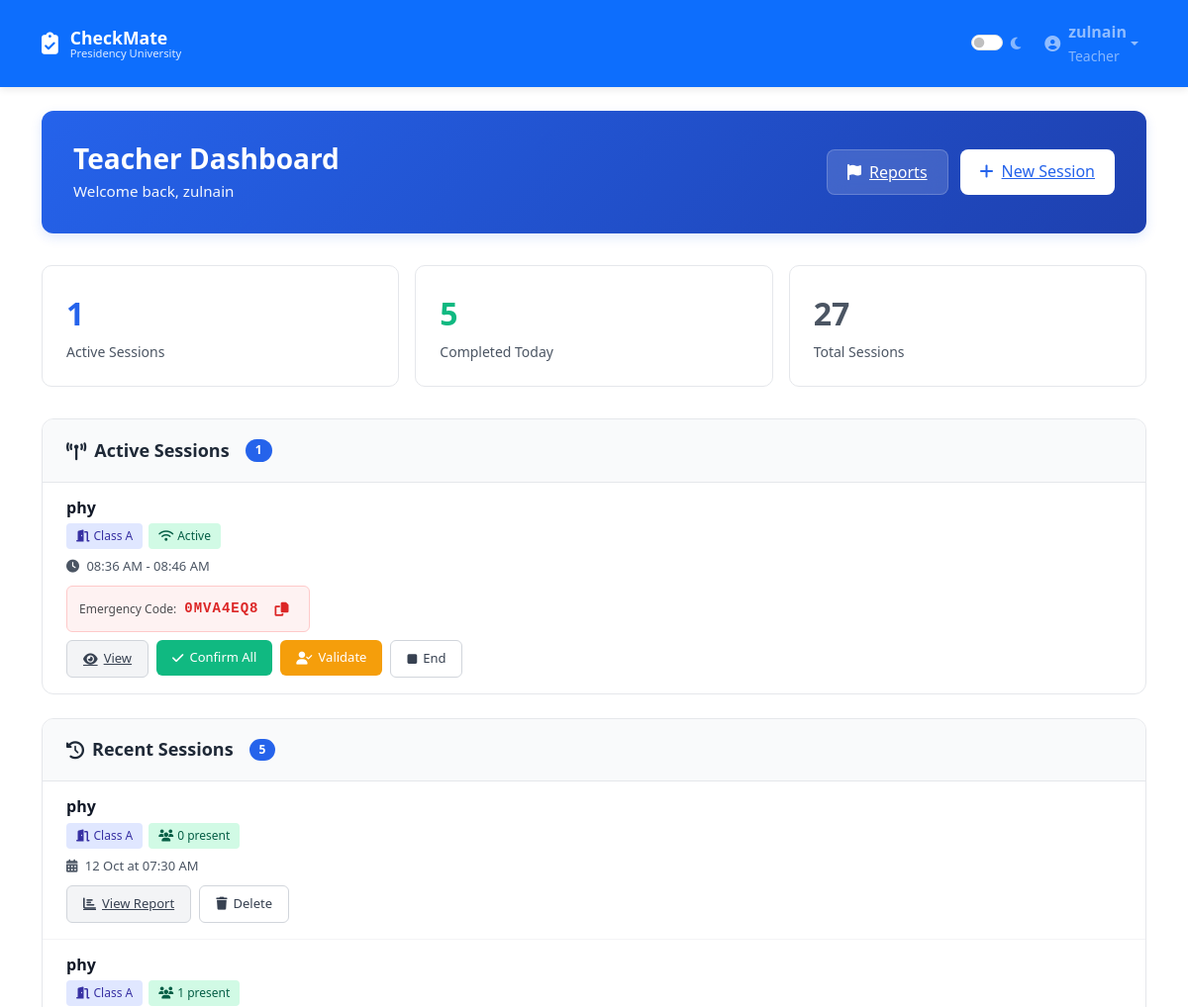
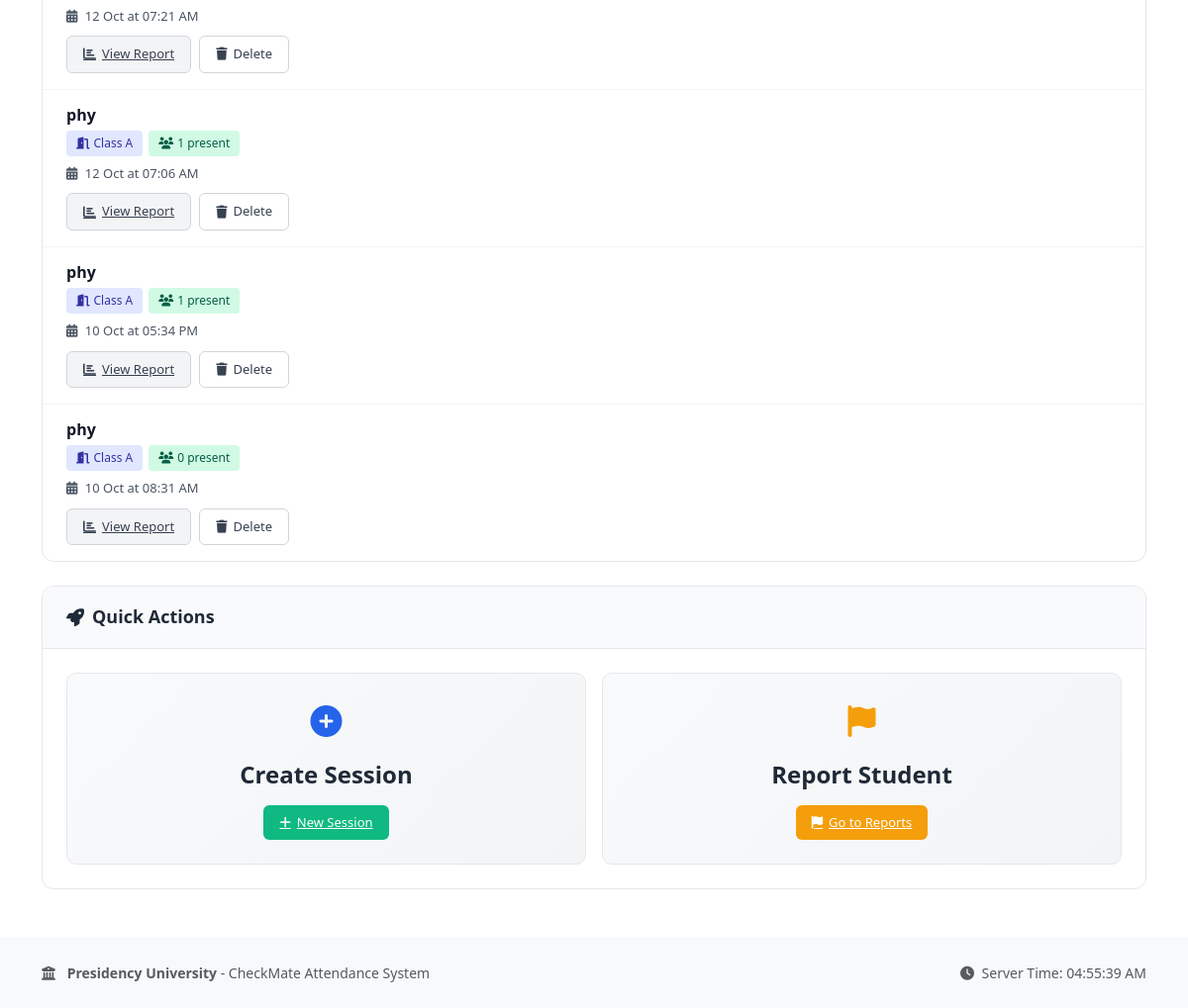
Page /dashboard (signed in) on the committed database (2 pictures, top to bottom).
### app.py (models this page shows)
class User(db.Model):
    id = db.Column(db.Integer, primary_key=True)
    username = db.Column(db.String(80), unique=True, nullable=False)
    password_hash = db.Column(db.String(200), nullable=False)
    role = db.Column(db.String(20), nullable=False)
    student_id = db.Column(db.String(20), unique=True, nullable=True)
    name = db.Column(db.String(100), nullable=False)
    email = db.Column(db.String(120), unique=True, nullable=True)
    class_section = db.Column(db.String(10), nullable=True)
    is_active = db.Column(db.Boolean, default=True)
    must_change_password = db.Column(db.Boolean, default=True)
    created_at = db.Column(db.DateTime, default=lambda: datetime.now(timezone.utc))
    last_login = db.Column(db.DateTime, nullable=True)
    subject = db.Column(db.String(100), nullable=True)
    device_id = db.Column(db.String(36), unique=True, nullable=True)
    device_name = db.Column(db.String(100), nullable=True)
    attendance_percentage = db.Column(db.Float, default=0.0)
    admin_remarks = db.Column(db.Text, nullable=True)
    face_id_enabled = db.Column(db.Boolean, default=True)
    has_face_registered = db.Column(db.Boolean, default=False)

class AttendanceSession(db.Model):
    id = db.Column(db.Integer, primary_key=True)
    teacher_id = db.Column(db.Integer, db.ForeignKey('user.id'), nullable=False)
    subject = db.Column(db.String(100), nullable=False)
    start_time = db.Column(db.DateTime, nullable=False, default=lambda: datetime.now(timezone.utc))
    end_time = db.Column(db.DateTime, nullable=False)
    is_active = db.Column(db.Boolean, default=True)
    allowed_ip_range = db.Column(db.String(50), nullable=False)
    emergency_code = db.Column(db.String(8), nullable=False)
    teacher = db.relationship('User', backref='sessions')
    class_section = db.Column(db.String(10), nullable=False)
    validation_end_time = db.Column(db.DateTime, nullable=True)
    is_marking_closed = db.Column(db.Boolean, default=False)
    is_completely_finished = db.Column(db.Boolean, default=False)

### app.py (the view, shortened to what this page needs)
@app.route('/dashboard')
@login_required
def dashboard():
    user = User.query.get(session['user_id'])
    if user.role == 'student' and is_student_blocked(user.id):
        flash('Your account has been blocked due to malpractice. Please contact administration.', 'danger')
    if user.role == 'admin':
        stats = {
            'total_users': User.query.count(),
            'total_teachers': User.query.filter_by(role='teacher').count(),
            'total_students': User.query.filter_by(role='student').count(),
            'active_sessions': AttendanceSession.query.filter_by(is_active=True).count(),
            'class_A': User.query.filter_by(role='student', class_section='A').count(),
            'class_B': User.query.filter_by(role='student', class_section='B').count(),
            'class_C': User.query.filter_by(role='student', class_section='C').count()
        }
        return render_template('admin_dashboard.html', user=user, stats=stats,
                             institution_name=app.config['INSTITUTION_NAME'])
    elif user.role == 'teacher':
        active_sessions = AttendanceSession.query.filter_by(teacher_id=user.id, is_active=True).all()
        ended_sessions = AttendanceSession.query.filter_by(
            teacher_id=user.id,
            is_completely_finished=True
        ).order_by(AttendanceSession.end_time.desc()).limit(10).all()
        session_ids = [s.id for s in ended_sessions]
        attendance_counts = db.session.query(
            Attendance.session_id,
            db.func.count(Attendance.id).label('attendance_count')
        ).filter(
            Attendance.session_id.in_(session_ids),
            Attendance.status == 'present'
        ).group_by(Attendance.session_id).all()
        count_map = {sid: count for sid, count in attendance_counts}
        for session_obj in ended_sessions:
            session_obj.attendance_count = count_map.get(session_obj.id, 0)
        return render_template('teacher_dashboard.html', user=user,
                             sessions=active_sessions, ended_sessions=ended_sessions,
                             institution_name=app.config['INSTITUTION_NAME'])

### templates/teacher_dashboard.html (shortened to what this page needs)
{% extends "base.html" %} {% block title %}Teacher Dashboard{% endblock %} {%
block content %}
<div class="dashboard-header">
  <div
    class="d-flex justify-content-between align-items-center flex-wrap gap-3"
  >
    <div>
      <h1 class="dashboard-title">Teacher Dashboard</h1>
      <p class="dashboard-subtitle mb-0">Welcome back, {{ user.name }}</p>
    </div>
    <div class="header-actions">
      <a href="{{ url_for('teacher_reports') }}" class="btn-header">
        <i class="fas fa-flag me-2"></i>Reports
      </a>
      <a
        href="{{ url_for('create_session') }}"
        class="btn-header btn-header-primary"
      >
        <i class="fas fa-plus me-2"></i>New Session
      </a>
    </div>
  </div>
</div>
<div class="stats-grid">
  <div class="stat-card">
    <div class="stat-value" style="color: var(--primary-blue)">
      {{ sessions|length }}
    </div>
    <div class="stat-label">Active Sessions</div>
  </div>
  <div class="stat-card">
    <div class="stat-value" style="color: var(--success-green)">
      {{ ended_sessions|length }}
    </div>
    <div class="stat-label">Completed Today</div>
  </div>
  <div class="stat-card">
    <div class="stat-value" style="color: var(--neutral-600)">
      {{ user.sessions|length }}
    </div>
    <div class="stat-label">Total Sessions</div>
  </div>
</div>
<div class="section-card">
  <div class="section-header">
    <h2 class="section-title">
      <i class="fas fa-broadcast-tower"></i>
      Active Sessions {% if sessions %}<span class="section-badge"
        >{{ sessions|length }}</span
      >{% endif %}
    </h2>
  </div>
  {% if sessions %} {% for session in sessions %}
  <div class="session-item" data-session-id="{{ session.id }}">
    <h3 class="session-title">{{ session.subject }}</h3>
    <div class="session-badges">
      <span class="badge-custom badge-class">
        <i class="fas fa-door-open"></i> Class {{ session.class_section }}
      </span>
      {% if session.validation_end_time %}
      <span class="badge-custom badge-validating">
        <i class="fas fa-clock"></i> Validating
        <span id="countdown-{{ session.id }}" class="countdown-timer"></span>
      </span>
      {% else %}
      <span class="badge-custom badge-active">
        <i class="fas fa-wifi"></i> Active
      </span>
      {% endif %}
    </div>
    <div class="session-meta">
      <span>
        <i class="fas fa-clock me-1"></i>
        {{ utc_to_local_short(session.start_time) }} - {{
        utc_to_local_short(session.end_time) }}
      </span>
    </div>
    <div class="emergency-code-box mb-2">
      <span style="font-size: 0.75rem; opacity: 0.8">Emergency Code:</span>
      <code class="emergency-code">{{ session.emergency_code }}</code>
      <button
        class="btn-copy"
        onclick="copyCode('{{ session.emergency_code }}')"
        title="Copy code"
      >
        <i class="fas fa-copy"></i>
      </button>
    </div>
    <div class="session-actions">
      {% if session.validation_end_time %}
      <button
        class="btn-action btn-danger"
        onclick="showFinalizeModal({{ session.id }})"
      >
        <i class="fas fa-check-double"></i>Finalize
      </button>
      <form
        method="POST"
        action="{{ url_for('force_finalize_session', session_id=session.id) }}"
        class="d-inline"
      >
        <button
          type="submit"
          class="btn-action btn-outline"
          onclick="return confirm('Force end session? Pending students will be marked as failed.')"
        >
          <i class="fas fa-times"></i>Force End
        </button>
      </form>
      {% else %}
      <a
        href="{{ url_for('view_attendance', session_id=session.id) }}"
        class="btn-action btn-view"
      >
        <i class="fas fa-eye"></i>View
      </a>
      <form
        method="POST"
        action="{{ url_for('confirm_attendance', session_id=session.id) }}"
        class="d-inline"
      >
        <button
          type="submit"
          class="btn-action btn-success"
          onclick="return confirm('Mark all pending students as present?')"
        >
          <i class="fas fa-check"></i>Confirm All
        </button>
      </form>
      <form
        method="POST"
        action="{{ url_for('start_validation', session_id=session.id) }}"
        class="d-inline"
      >
        <button type="submit" class="btn-action btn-warning">
          <i class="fas fa-user-check"></i>Validate
        </button>
      </form>
      <form
        method="POST"
        action="{{ url_for('manual_end_session', session_id=session.id) }}"
        class="d-inline"
      >
        <button
          type="submit"
          class="btn-action btn-outline"
          onclick="return confirm('Stop accepting new attendance?')"
        >
          <i class="fas fa-stop"></i>End
        </button>
      </form>
      {% endif %}
    </div>
  </div>
  {% endfor %} {% endif %}
</div>
<div class="section-card">
  <div class="section-header">
    <h2 class="section-title">
      <i class="fas fa-history"></i>
      Recent Sessions {% if ended_sessions %}<span class="section-badge"
        >{{ ended_sessions|length }}</span
      >{% endif %}
    </h2>
  </div>
  {% if ended_sessions %} {% for session in ended_sessions %}
  <div class="session-item">
    <h3 class="session-title">{{ session.subject }}</h3>
    <div class="session-badges">
      <span class="badge-custom badge-class">
        <i class="fas fa-door-open"></i> Class {{ session.class_section }}
      </span>
      <span class="badge-custom badge-active">
        <i class="fas fa-users"></i>{{ session.attendance_count or 0 }} present
      </span>
    </div>
    <div class="session-meta">
      <span>
        <i class="fas fa-calendar-alt me-1"></i>
        {{ utc_to_local_date(session.end_time) }} at {{
        utc_to_local_short(session.end_time) }}
      </span>
    </div>
    <div class="session-actions">
      <a
        href="{{ url_for('view_attendance', session_id=session.id) }}"
        class="btn-action btn-view"
      >
        <i class="fas fa-chart-bar"></i>View Report
      </a>
      <form
        method="POST"
        action="{{ url_for('delete_report', session_id=session.id) }}"
        class="d-inline"
      >
        <button
          type="submit"
          class="btn-action btn-outline"
          onclick="return confirm('Permanently delete this session report?')"
        >
          <i class="fas fa-trash"></i>Delete
        </button>
      </form>
    </div>
  </div>
  {% endfor %} {% else %}
  <div class="empty-state" style="padding: 3rem 2rem">
    <div class="empty-icon"><i class="fas fa-history"></i></div>
    <h3 class="empty-title">No Completed Sessions</h3>
    <p class="empty-text mb-0">Your completed sessions will appear here</p>
  </div>
  {% endif %}
</div>
<div class="section-card">
  <div class="section-header">
    <h2 class="section-title">
      <i class="fas fa-rocket"></i>
      Quick Actions
    </h2>
  </div>
  <div class="quick-actions-grid">
    <div class="quick-action-card">
      <div class="quick-action-icon"><i class="fas fa-plus-circle"></i></div>
      <h4 class="quick-action-title">Create Session</h4>
      <a href="{{ url_for('create_session') }}" class="btn-action btn-success">
        <i class="fas fa-plus"></i>New Session
      </a>
    </div>
    <div class="quick-action-card">
      <div class="quick-action-icon" style="color: var(--warning-orange)">
        <i class="fas fa-flag"></i>
      </div>
      <h4 class="quick-action-title">Report Student</h4>
      <a href="{{ url_for('teacher_reports') }}" class="btn-action btn-warning">
        <i class="fas fa-flag"></i>Go to Reports
      </a>
    </div>
  </div>
</div>
{% endblock %}

### templates/base.html (shortened to what this page needs)
<!DOCTYPE html>
<html lang="en">
  <head>
    <link
      href="https://cdnjs.cloudflare.com/ajax/libs/bootstrap/5.3.2/css/bootstrap.min.css"
      rel="stylesheet"
    />
    <link
      href="https://cdnjs.cloudflare.com/ajax/libs/font-awesome/6.4.0/css/all.min.css"
      rel="stylesheet"
    />
  </head>
  <body>
    <nav class="navbar navbar-expand-lg navbar-dark bg-primary sticky-top">
      <div class="container">
        {% if session.user_id %}
        <a class="navbar-brand fw-bold" href="{{ url_for('dashboard') }}">
        {% else %}
        <a class="navbar-brand fw-bold" href="{{ url_for('index') }}">
        {% endif %}
          <i class="fas fa-clipboard-check brand-icon"></i>
          <div class="brand-content">
            <div class="brand-title">CheckMate</div>
            <div class="institution-full">{{ institution_name }}</div>
          </div>
        </a>
        <div class="d-flex align-items-center">
          <div class="form-check form-switch me-3">
            <input
              class="form-check-input"
              type="checkbox"
              id="darkModeToggle"
              title="Toggle Dark Mode"
            />
            <label
              class="form-check-label text-white-50 small"
              for="darkModeToggle"
            >
              <i class="fas fa-moon"></i>
            </label>
          </div>
          <ul class="navbar-nav">
            {% if session.user_id %}
            <li class="nav-item dropdown">
              <a
                class="nav-link dropdown-toggle d-flex align-items-center"
                href="#"
                id="navbarUserDropdown"
                role="button"
                data-bs-toggle="dropdown"
                aria-expanded="false"
              >
                <i class="fas fa-user-circle me-2"></i>
                <div class="d-none d-md-block">
                  <div class="fw-semibold">{{ session.username }}</div>
                  <small class="text-white-50">{{ session.role|title }}</small>
                </div>
              </a>
            </li>
            {% endif %}
          </ul>
        </div>
      </div>
    </nav>
    <main class="container my-4">
       {% block content %}{% endblock %}
    </main>
    <footer class="bg-light mt-5 py-4">
      <div class="container text-center">
        <div class="row align-items-center">
          <div class="col-md-6 text-md-start">
            <small class="text-muted">
              <i class="fas fa-university me-2"></i>
              <strong>{{ institution_name }}</strong> - CheckMate Attendance
              System
            </small>
          </div>
          <div class="col-md-6 text-md-end">
            <small class="text-muted">
              <i class="fas fa-clock me-1"></i>
              Server Time:
              <span id="serverTime">{{ utc_to_local_full(now()) }}</span>
            </small>
          </div>
        </div>
      </div>
    </footer>
  </body>
</html>

### rows in the picture
User: role "Teacher", name "zulnain"
AttendanceSession: subject "phy", class_section "A", shows "Active", start_time "08:36 AM", end_time "08:46 AM", emergency_code "0MVA4EQ8"
AttendanceSession: subject "phy", class_section "A", is_active "0", end_time "12 Oct", end_time "07:30 AM"
AttendanceSession: subject "phy", class_section "A", attendance_count "1", end_time "12 Oct", end_time "07:21 AM"
AttendanceSession: subject "phy", class_section "A", attendance_count "1", end_time "12 Oct", end_time "07:06 AM"
AttendanceSession: subject "phy", class_section "A", attendance_count "1", end_time "10 Oct", end_time "05:34 PM"
AttendanceSession: subject "phy", class_section "A", is_active "0", end_time "10 Oct", end_time "08:31 AM"

### other values in the picture
{{ institution_name }} "Presidency University"
{{ session.username }} "zulnain"
{{ sessions|length }} "1"
{{ ended_sessions|length }} "5"
{{ user.sessions|length }} "27"
